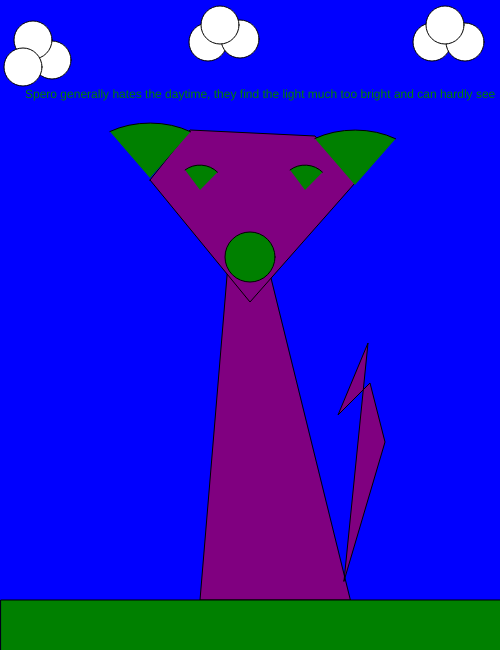
Frame 1 (no input)
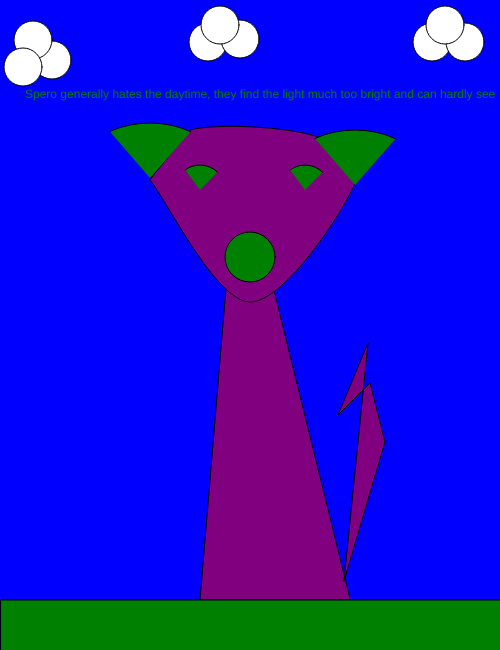
Frame 60 (no input)
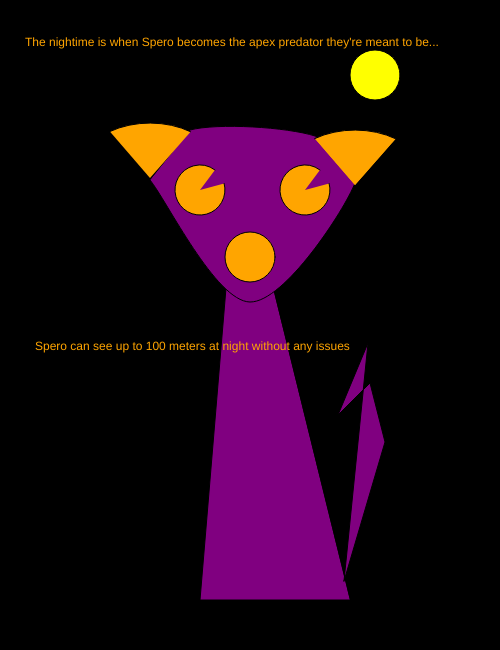
Frame 120 (the mouse pressed at the canvas centre since frame 60)

The p5.js sketch that drew these frames (run headless with seeded random() and noise() and a simulated clock; from frame 60 on, the mouse is pressed at the canvas centre):

// p5.js sketch
// ── sketch.js
function setup() {
  createCanvas(500, 650);
}
function draw() {
  background("blue");
  if (mouseIsPressed) {
    background ("black");
  }
    
  
  
  fill("purple");
  quad(260, 235, 230, 240, 200, 600, 350, 600);
  beginShape()
  vertex(150,180);
  vertex(190,130);
  vertex(315,136);
  vertex(355,183);
  vertex(250,302);
  endShape(CLOSE);
  beginShape()
  vertex(344,581);
  vertex (368,343);
  vertex (338,415);
  vertex (370,383);
  vertex (385,442);
  endShape(CLOSE);
  
  fill ("green");
  if (mouseIsPressed) {
 fill ("orange");
  arc(200,190,50,50,50,175);
  arc(305,190,50,50,50,175);
    circle (250,257,50)
  arc(150,178,150,110,4,18,);
  arc(355,185,150,110,4,18,);
    text("The nightime is when Spero becomes the apex predator they're meant to be...", 25, 46)
    text ("Spero can see up to 100 meters at night without any issues", 35, 350);
  arc(355,185,150,110,4,18,);
    fill("yellow");
    ellipse (375,75,50,50,50,);
    
  } else {
    fill ("white");
  ellipse (432, 42, 38);
  ellipse (465, 42, 38);
  ellipse (445, 25, 38);
    ellipse (208, 42, 38);
  ellipse (240, 39, 38);
  ellipse (220, 25, 38);
    ellipse (52, 60, 38);
    ellipse (33, 40, 38);
    ellipse (23, 67, 38);
    fill ("green")
    rect(1,600,600);
    arc(200,190,50,50,330.8,150);
  arc(305,190,50,50,330.8,150);
  arc(150,178,150,110,4,18,);
  arc(355,185,150,110,4,18,);
  circle (250,257,50)
  text ("Spero generally hates the daytime, they find the light much too bright and can hardly see", 25,98)
  }

 curveVertex(80, 80);
 curveVertex(180, 180);
curveVertex (80, 80);
  curveVertex(180,180);

}







//// time log:
//// 9.12; 39min-setting up some of the shapes
//// 9.12; 26min-configured quad into a body. Researched custom shaping.
//// 9.12; 22min-Inserted mouse coordinate tracker. Used it to help me plot the shape of the head.
///9.13; 47min- Set up fill colors, tweeked ears to fit more flush with head, added mouse press commands for the background, eyes, and ears. Added backstory text.
///9.14; 31min- added the final touches, including grass, clouds, the sky, and the moon. Removed mouse tracker.
